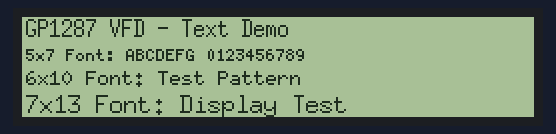
Simulated run of this sketch. Board: ESP32. Shown: 256×50 one-colour display. What the sketch prints to the serial monitor is not drawn.

Above: at 1.2 s.
At 9.2 s:
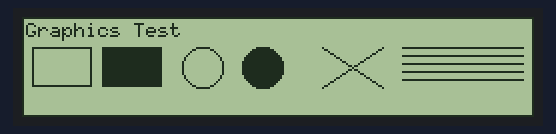
At 17.2 s:
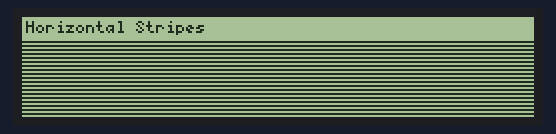
At 20.8 s:
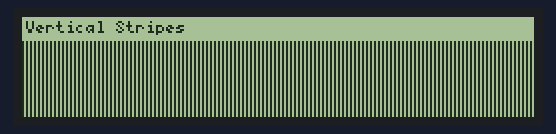
At 33.3 s:
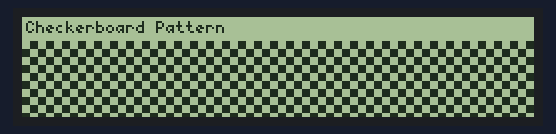
At 36.9 s:
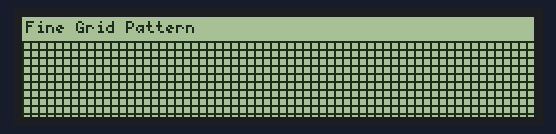

The sketch:

esp32_vfd_comprehensive_demo.ino
```cpp
#include <Arduino.h>
#include <U8g2lib.h>

/*
==============================================================
 GP1287 / 256x50 VFD — ESP32 COMPREHENSIVE DEMO
==============================================================

 WIRING (VFD → ESP32):
 PIN 6  GND         → GND
 PIN 5  RESET       → GPIO16
 PIN 4  SDA DATA    → GPIO23
 PIN 3  ChipSelect  → GPIO5
 PIN 2  SCK CLOCK   → GPIO18
 PIN 1  FILAMENT_EN → 3.3V or 5V (ALWAYS HIGH)

 NOTES:
 - External USB-C or 5-12V required for VFD
 - Common ground REQUIRED
 - FILAMENT_EN is NOT GPIO - connect directly to power

 DEMO MODES:
 This demo cycles through various display tests to showcase
 the VFD's capabilities and test brightness/contrast:

 1. Text Display Demo - Various fonts and text positioning
 2. Graphics Demo - Lines, boxes, circles, and shapes
 3. Brightness Pattern Test - Different patterns for contrast
 4. Animation Demo - Moving elements and scrolling
 5. Pixel Pattern Test - Checkerboard and gradient patterns
 6. Counter Demo - Simple incrementing counter
 7. Full Screen Tests - All on/all off brightness test

 Each mode runs for a set duration, then automatically advances.
 Serial console provides detailed feedback for each mode.
==============================================================
*/

// HW SPI pins are fixed on ESP32:
// MOSI = GPIO23
// SCK  = GPIO18

U8G2_GP1287AI_256X50_2_4W_HW_SPI u8g2(
  U8G2_R0,
  /* cs    = */ 5,
  /* dc    = */ U8X8_PIN_NONE,
  /* reset = */ 16
);

// Demo configuration
const int MODE_DURATION = 8000;  // Time per demo mode in milliseconds
const int ANIMATION_SPEED = 50;  // Animation frame delay in ms

// Demo state variables
int currentMode = 0;
const int NUM_MODES = 7;
unsigned long modeStartTime = 0;
int frameCounter = 0;
int globalCounter = 0;

// Mode names for serial output
const char* modeNames[] = {
  "TEXT DISPLAY",
  "GRAPHICS DEMO",
  "BRIGHTNESS PATTERNS",
  "ANIMATION DEMO",
  "PIXEL PATTERNS",
  "COUNTER DEMO",
  "FULL SCREEN TEST"
};

/*
==============================================================
 SETUP - Initialize display and serial communication
==============================================================
*/
void setup() {
  Serial.begin(115200);
  delay(1000);

  Serial.println("\n==================================================");
  Serial.println("  GP1287 VFD COMPREHENSIVE DEMO");
  Serial.println("  256x50 Graphic VFD Display Test");
  Serial.println("==================================================\n");

  Serial.println("Initializing display...");
  u8g2.begin();

  // Start with maximum contrast for best visibility
  u8g2.setContrast(255);
  Serial.println("Display contrast set to: 255 (maximum)");

  Serial.println("Display initialized successfully!");
  Serial.println("\nDemo will cycle through 7 different modes");
  Serial.println("Each mode runs for 8 seconds");
  Serial.println("--------------------------------------------------\n");

  modeStartTime = millis();
  printModeHeader(0);
}

/*
==============================================================
 MAIN LOOP - Cycle through demo modes
==============================================================
*/
void loop() {
  // Check if it's time to switch modes
  if (millis() - modeStartTime >= MODE_DURATION) {
    currentMode = (currentMode + 1) % NUM_MODES;
    modeStartTime = millis();
    frameCounter = 0;
    Serial.println("\n--------------------------------------------------");
    printModeHeader(currentMode);
  }

  // Execute current demo mode
  switch(currentMode) {
    case 0:
      demoTextDisplay();
      break;
    case 1:
      demoGraphics();
      break;
    case 2:
      demoBrightnessPatterns();
      break;
    case 3:
      demoAnimation();
      break;
    case 4:
      demoPixelPatterns();
      break;
    case 5:
      demoCounter();
      break;
    case 6:
      demoFullScreen();
      break;
  }

  frameCounter++;
  globalCounter++;
  delay(ANIMATION_SPEED);
}

/*
==============================================================
 UTILITY FUNCTIONS
==============================================================
*/

// Print mode header to serial console
void printModeHeader(int mode) {
  Serial.print("MODE ");
  Serial.print(mode + 1);
  Serial.print("/");
  Serial.print(NUM_MODES);
  Serial.print(": ");
  Serial.println(modeNames[mode]);
  Serial.print("Description: ");

  switch(mode) {
    case 0:
      Serial.println("Testing various fonts and text positioning");
      break;
    case 1:
      Serial.println("Drawing lines, boxes, circles, and shapes");
      break;
    case 2:
      Serial.println("Testing display brightness with different patterns");
      break;
    case 3:
      Serial.println("Animated elements and scrolling text");
      break;
    case 4:
      Serial.println("Checkerboard and gradient patterns for contrast");
      break;
    case 5:
      Serial.println("Simple incrementing counter display");
      break;
    case 6:
      Serial.println("All pixels on/off for maximum brightness test");
      break;
  }
  Serial.println();
}

/*
==============================================================
 DEMO MODE 1: TEXT DISPLAY
 Shows different fonts and text positioning capabilities
==============================================================
*/
void demoTextDisplay() {
  if (frameCounter % 20 == 0) {
    Serial.print("Text Demo - Frame: ");
    Serial.print(frameCounter);
    Serial.println(" - Displaying multiple fonts and text sizes");
  }

  u8g2.firstPage();
  do {
    // Title with default font
    u8g2.setFont(u8g2_font_6x13_tf);
    u8g2.drawStr(2, 10, "GP1287 VFD - Text Demo");

    // Different font samples
    u8g2.setFont(u8g2_font_5x7_tf);
    u8g2.drawStr(2, 22, "5x7 Font: ABCDEFG 0123456789");

    u8g2.setFont(u8g2_font_6x10_tf);
    u8g2.drawStr(2, 34, "6x10 Font: Test Pattern");

    u8g2.setFont(u8g2_font_7x13_tf);
    u8g2.drawStr(2, 48, "7x13 Font: Display Test");

  } while (u8g2.nextPage());
}

/*
==============================================================
 DEMO MODE 2: GRAPHICS DEMO
 Demonstrates drawing capabilities: lines, boxes, circles
==============================================================
*/
void demoGraphics() {
  if (frameCounter % 20 == 0) {
    Serial.print("Graphics Demo - Frame: ");
    Serial.print(frameCounter);
    Serial.println(" - Drawing shapes and patterns");
  }

  u8g2.firstPage();
  do {
    // Title
    u8g2.setFont(u8g2_font_6x10_tf);
    u8g2.drawStr(2, 10, "Graphics Test");

    // Draw various shapes
    // Rectangles
    u8g2.drawFrame(5, 15, 30, 20);      // Hollow rectangle
    u8g2.drawBox(40, 15, 30, 20);       // Filled rectangle

    // Circles
    u8g2.drawCircle(90, 25, 10);         // Hollow circle
    u8g2.drawDisc(120, 25, 10);          // Filled circle

    // Lines
    u8g2.drawLine(150, 15, 180, 35);     // Diagonal line
    u8g2.drawLine(150, 35, 180, 15);     // Cross

    // Pattern of horizontal lines
    for (int i = 0; i < 5; i++) {
      u8g2.drawLine(190, 15 + i*4, 250, 15 + i*4);
    }

    // Border around entire display
    u8g2.drawFrame(0, 0, 256, 50);

  } while (u8g2.nextPage());
}

/*
==============================================================
 DEMO MODE 3: BRIGHTNESS PATTERN TEST
 Tests different pixel patterns to observe brightness/contrast
 Useful for understanding VFD brightness characteristics
==============================================================
*/
void demoBrightnessPatterns() {
  static int patternIndex = 0;

  // Change pattern every 2 seconds
  if (frameCounter % 40 == 0) {
    patternIndex = (frameCounter / 40) % 4;
    Serial.print("Brightness Test - Pattern: ");
    Serial.print(patternIndex + 1);
    Serial.print("/4 - ");

    switch(patternIndex) {
      case 0:
        Serial.println("Horizontal stripes (50% density)");
        break;
      case 1:
        Serial.println("Vertical stripes (50% density)");
        break;
      case 2:
        Serial.println("Diagonal lines (25% density)");
        break;
      case 3:
        Serial.println("Sparse dots (10% density)");
        break;
    }
  }

  u8g2.firstPage();
  do {
    u8g2.setFont(u8g2_font_5x7_tf);

    switch(patternIndex) {
      case 0:
        // Horizontal stripes - every other line
        u8g2.drawStr(2, 8, "Horizontal Stripes");
        for (int y = 12; y < 50; y += 2) {
          u8g2.drawLine(0, y, 255, y);
        }
        break;

      case 1:
        // Vertical stripes - every other column
        u8g2.drawStr(2, 8, "Vertical Stripes");
        for (int x = 0; x < 256; x += 2) {
          u8g2.drawLine(x, 12, x, 49);
        }
        break;

      case 2:
        // Diagonal lines
        u8g2.drawStr(2, 8, "Diagonal Pattern");
        for (int i = 0; i < 300; i += 8) {
          u8g2.drawLine(i, 12, i - 50, 49);
        }
        break;

      case 3:
        // Sparse dot pattern
        u8g2.drawStr(2, 8, "Sparse Dots");
        for (int x = 0; x < 256; x += 8) {
          for (int y = 12; y < 50; y += 8) {
            u8g2.drawPixel(x, y);
          }
        }
        break;
    }

  } while (u8g2.nextPage());
}

/*
==============================================================
 DEMO MODE 4: ANIMATION DEMO
 Shows animated elements: scrolling text and moving objects
==============================================================
*/
void demoAnimation() {
  if (frameCounter % 20 == 0) {
    Serial.print("Animation Demo - Frame: ");
    Serial.print(frameCounter);
    Serial.println(" - Scrolling text and moving elements");
  }

  // Scrolling position
  int scrollPos = (frameCounter * 2) % 280;

  // Bouncing ball position
  int ballY = 25 + sin(frameCounter * 0.1) * 15;

  u8g2.firstPage();
  do {
    u8g2.setFont(u8g2_font_6x10_tf);

    // Scrolling text
    u8g2.drawStr(256 - scrollPos, 10, "*** SCROLLING TEXT DEMO ***");

    // Moving ball
    u8g2.drawDisc(50, ballY, 5);

    // Moving rectangle
    int rectX = (frameCounter * 3) % 256;
    u8g2.drawFrame(rectX, 30, 20, 15);

    // Static info
    u8g2.setFont(u8g2_font_5x7_tf);
    u8g2.drawStr(2, 48, "Animation Test");

  } while (u8g2.nextPage());
}

/*
==============================================================
 DEMO MODE 5: PIXEL PATTERNS
 Checkerboard and other patterns for contrast testing
==============================================================
*/
void demoPixelPatterns() {
  static int patternType = 0;

  if (frameCounter % 40 == 0) {
    patternType = (frameCounter / 40) % 2;
    Serial.print("Pixel Pattern - Type: ");
    Serial.println(patternType == 0 ? "Checkerboard (50%)" : "Fine Grid (25%)");
  }

  u8g2.firstPage();
  do {
    u8g2.setFont(u8g2_font_5x7_tf);

    if (patternType == 0) {
      // Checkerboard pattern
      u8g2.drawStr(2, 8, "Checkerboard Pattern");
      for (int x = 0; x < 256; x += 4) {
        for (int y = 12; y < 50; y += 4) {
          if ((x/4 + y/4) % 2 == 0) {
            u8g2.drawBox(x, y, 4, 4);
          }
        }
      }
    } else {
      // Fine grid
      u8g2.drawStr(2, 8, "Fine Grid Pattern");
      for (int x = 0; x < 256; x += 4) {
        u8g2.drawLine(x, 12, x, 49);
      }
      for (int y = 12; y < 50; y += 4) {
        u8g2.drawLine(0, y, 255, y);
      }
    }

  } while (u8g2.nextPage());
}

/*
==============================================================
 DEMO MODE 6: COUNTER DEMO
 Simple incrementing counter (original demo functionality)
==============================================================
*/
void demoCounter() {
  if (frameCounter % 20 == 0) {
    Serial.print("Counter Demo - Value: ");
    Serial.print(globalCounter);
    Serial.println(" - Classic counting display");
  }

  u8g2.firstPage();
  do {
    u8g2.setFont(u8g2_font_6x13_tf);
    u8g2.drawStr(10, 15, "Simple Counter:");

    u8g2.setFont(u8g2_font_10x20_tf);
    u8g2.setCursor(10, 40);
    u8g2.print("COUNT: ");
    u8g2.print(globalCounter);

  } while (u8g2.nextPage());
}

/*
==============================================================
 DEMO MODE 7: FULL SCREEN TEST
 Alternates between all pixels on and all pixels off
 Tests maximum and minimum brightness
==============================================================
*/
void demoFullScreen() {
  static bool allOn = false;

  if (frameCounter % 40 == 0) {
    allOn = !allOn;
    Serial.print("Full Screen Test - ");
    Serial.println(allOn ? "ALL PIXELS ON (max brightness)" : "ALL PIXELS OFF (min brightness)");

    // Also test different contrast levels
    if (allOn) {
      int contrast = 128 + (frameCounter % 128);  // Vary between 128-255
      u8g2.setContrast(contrast);
      Serial.print("  Contrast level: ");
      Serial.println(contrast);
    } else {
      u8g2.setContrast(255);  // Reset to max
    }
  }

  u8g2.firstPage();
  do {
    if (allOn) {
      // Fill entire screen
      u8g2.drawBox(0, 0, 256, 50);
    } else {
      // Clear screen with just a small message
      u8g2.setFont(u8g2_font_6x10_tf);
      u8g2.drawStr(2, 10, "Screen Off Test");
      u8g2.drawStr(2, 25, "Minimal pixels active");
    }

  } while (u8g2.nextPage());
}
```

Measured:
- what the display in image 0 shows lasts 8.0 s, from 1.1 s to 9.1 s
- what the display in image 2 shows lasts 3.6 s, from 17.2 s to 20.8 s
